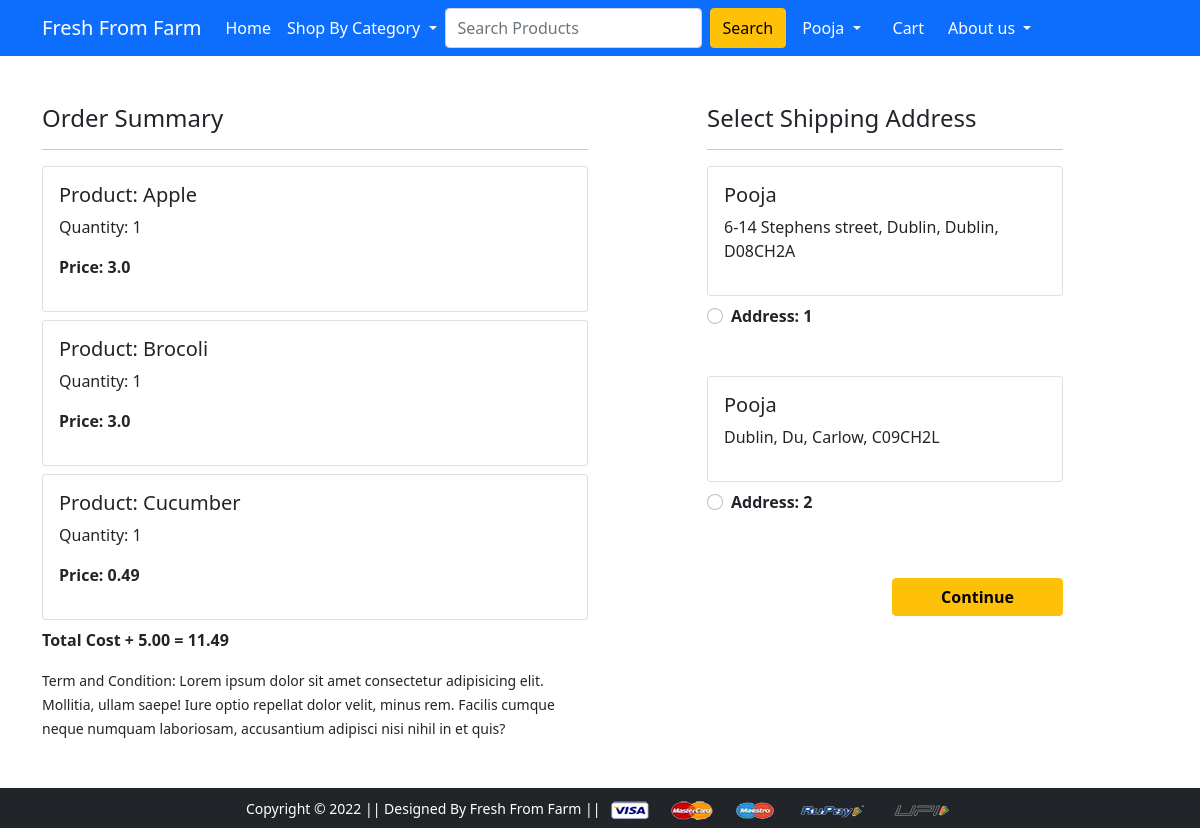
/checkout/ (signed in), run on an earlier commit of the app's database.
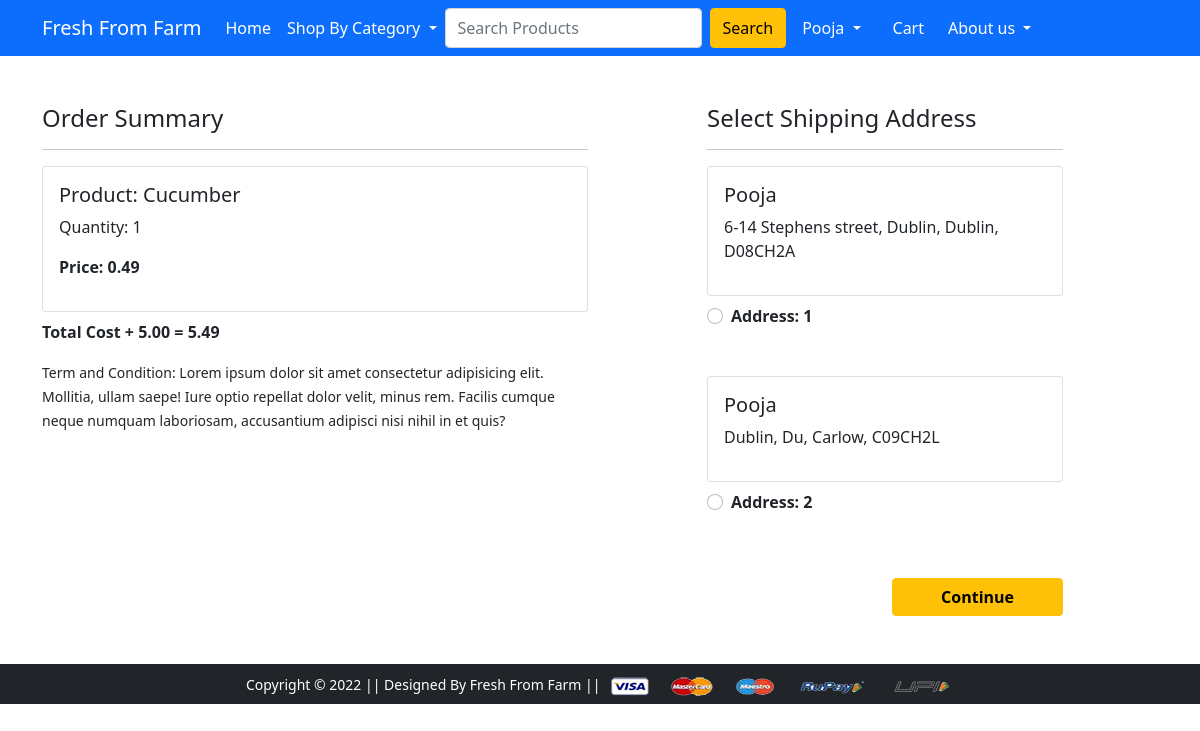
And on a later commit of the database.
### app/models.py (models this page shows, shortened)
class Cart(models.Model):
    user = models.ForeignKey(User, on_delete=models.CASCADE)
    product = models.ForeignKey(Product, on_delete=models.CASCADE)
    quantity = models.PositiveIntegerField(default=1)
    @property
    def total_cost(self):
     return self.quantity * self.product.discounted_price

class Product(models.Model):
    title = models.CharField(max_length=100)
    selling_price = models.FloatField()
    discounted_price = models.FloatField()
    description = models.TextField()
    supplier = models.CharField(max_length=100)
    category = models.CharField(choices=CATEGORY_CHOICES, max_length=2)
    product_image = models.ImageField(upload_to = 'productimg')

class Customer(models.Model):
    user = models.ForeignKey(User, on_delete=models.CASCADE)
    name = models.CharField(max_length=200)
    locality = models.CharField(max_length=200)
    city = models.CharField(max_length=50)
    eircode = models.CharField(max_length=50, unique=True, validators=[alphanumeric])
    county = models.CharField(choices = COUNTY_CHOICES, max_length=50)

### app/views.py (the view)
# urls.py: path('checkout/', views.checkout, name='checkout'),
@login_required
def checkout(request):
  user = request.user
  add = Customer.objects.filter(user=user)
  cart_items = Cart.objects.filter(user=user)
  amount = 0.00
  shipping_amount = 5.00
  total_amount = 0.0
  cart_product = [p for p in Cart.objects.all() if p.user==request.user]
  if cart_product:
    for p in cart_product:
        tempamount = (p.quantity * p.product.discounted_price)
        amount += tempamount
    total_amount = "{:0.2f}".format(amount + shipping_amount)
  return render (request, 'app/checkout.html', {'add': add , 'total_amount': total_amount , 'cart_items':cart_items})

### app/templates/app/checkout.html (shortened to what this page needs)
{% extends 'app/base.html' %}
{% load static %}
{% block main-content %}
<div class="container">
 <div class="row mt-5">
  <div class="col-sm-6">
    <h4>Order Summary</h4>
    <hr>
    {% for item in cart_items %}
      <div class="card mb-2">
        <div class="card-body">
          <h5>Product: {{item.product.title}}</h5>
          <p>Quantity: {{item.quantity}}</p>
          <p class="fw-bold">Price: {{item.total_cost}} </p>
        </div>
      </div>
      {% endfor %}
      <p class="fw-bold">Total Cost + 5.00 = {{total_amount}} </p>
    <small>Term and Condition: Lorem ipsum dolor sit amet consectetur adipisicing elit. Mollitia, ullam saepe! Iure optio repellat dolor velit, minus rem. Facilis cumque neque numquam laboriosam, accusantium adipisci nisi nihil in et quis?</small>
  </div>
  <div class="col-sm-4 offset-sm-1">
    <h4>Select Shipping Address</h4>
    <hr>
    <form action="/paymentdone">
      {% for ad in add %}
      <div class="card">
        <div class="card-body">
        <h5> {{ad.name}}</h5>
        <p> {{ad.locality}}, {{ad.city}}, {{ad.county}}, {{ad.eircode}} </p>
        </div>
      </div>
        <div class="form-check mt-2 mb-5">
          <input class="form-check-input" type="radio" name="custid" id="custadd{{forloop.counter}}" value="{{ad.id}}">
          <label class="form-check-label fw-bold" for="custadd{{forloop.counter}}">
            Address: {{forloop.counter}} </label>
        </div>
        {% endfor %}
        <div class="text-end">
          <button type="submit" class="btn btn-warning mt-3 px-5 fw-bold">Continue</button>
        </div>
      </form>
    </div>
  </div>
</div>
{% endblock main-content %}

### app/templates/app/base.html (shortened to what this page needs)
<!doctype html>
{% load static %}
<html lang="en">
  <head>
    <link href="https://cdn.jsdelivr.net/npm/bootstrap@5.0.0-beta1/dist/css/bootstrap.min.css" rel="stylesheet">
    <link rel="stylesheet" href="{% static 'app/css/owl.carousel.min.css' %}">
    <link rel="stylesheet" href="{% static 'app/css/all.min.css' %}">
    <link rel="stylesheet" href="{% static 'app/css/style.css' %}">
  </head>
  <body>
    <nav class="navbar navbar-expand-lg navbar-dark bg-primary">
     <div class="container">
       <a class="navbar-brand" href="/">Fresh From Farm </a>
       <div class="collapse navbar-collapse" id="navbarSupportedContent">
         <ul class="navbar-nav me-auto mb-2 mb-lg-0">
           <li class="nav-item">
             <a class="nav-link active" aria-current="page" href="/">Home</a>
           </li>
           <li class="nav-item dropdown">
             <a class="nav-link dropdown-toggle text-white" href="#" id="CategoryDropdown" role="button" data-bs-toggle="dropdown" aria-expanded="false">
               Shop By Category
             </a>
           </li>
         <form class="d-flex" method=POST action= "{% url 'searchbar' %}">
           <input class="form-control me-2" type="search" placeholder="Search Products" aria-label="Search" name="searched">
           <button class="btn btn-warning" type="submit">Search</button>
         </form>
         <div>
          <ul class="navbar-nav me-auto mb-2 mb-lg-0">
          {% if request.user.is_authenticated %}
           <li class="nav-item dropdown mx-2">
              <a class="nav-link dropdown-toggle text-white" href="#" id="profileDropdown" role="button" data-bs-toggle="dropdown" aria-expanded="false">
               {{request.user.username| capfirst}}
              </a>
            </li>
            <li class="nav-item mx-2">
             <a href="{% url 'showcart' %}" class="nav-link text-white"> Cart </a>
            </li>
          {% endif %}
          <li class="nav-item dropdown">
            <a class="nav-link dropdown-toggle text-white" href="#" id="CategoryDropdown" role="button" data-bs-toggle="dropdown" aria-expanded="false">
             About us
            </a>
          </li>
       </div>
     </div>
    </nav>
    {% block main-content %} {% endblock main-content %}
    <footer class="container-fluid bg-dark text-center p-2 mt-5" bottom:'0'>
        <small class="text-white">Copyright &copy; 2022 || Designed By Fresh From Farm || </small>
        <img src="{% static 'app/images/payment.png' %}" alt="" srcset="" class="img-fluid" height="2px">
    </footer>
  </body>
</html>

What changed in the data, as far as the page shows it:
removed Cart: product "Apple", quantity "1", total_cost "3.0"
removed Cart: product "Brocoli", quantity "1", total_cost "3.0"
Also different on the page:
{{ total_amount }}: "11.49" → "5.49"
